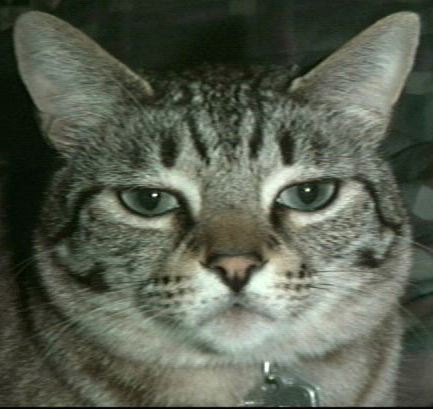
#> input picture nptutorials/assets/cat.jpg, 433 x 409 px
$ python plot.py   (older library calls are emulated)
#> lines starting #> are read from the running program, lines starting #| are printed output that depends on the picture
import numpy as np
import matplotlib.pyplot as plt

from scipy.misc import imread, imresize
# #### Plotting ####
# The most important function in matplotlib is plot which allows you to plot 2D data

x = np.arange(0, 3 * np.pi, 0.1)
y = np.sin(x)

plt.plot(x, y)
plt.show()
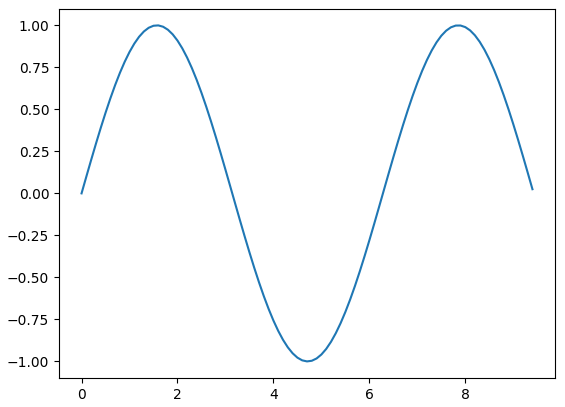
#> figure drawn by matplotlib, 1 panel; curve peaks at x = 1.6, y = 1

# With just a little bit of extra work, we can easily plot multiple lines as once and add a title, legend and axis labels
x = np.arange(0, 3 * np.pi, 0.1)
y_sin = np.sin(x)
y_cos = np.cos(x)

# Plot the points using matplotlib
plt.plot(x, y_sin)
plt.plot(x, y_cos)
plt.xlabel('x axis label')
plt.ylabel('y axis label')
plt.title('Sine and Cosine')
plt.legend(['Sine', 'Cosine'])
plt.show()
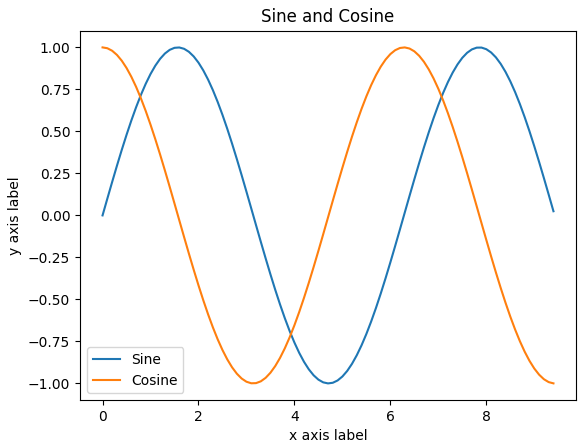
#> figure drawn by matplotlib, 1 panel; curve peaks at x = 1.6, y = 1; curve peaks at x = 0, y = 1

# #### Subplots ####
# You can plot different things in the same figure using the subplot function

x = np.arange(0, 3 * np.pi, 0.1)
y_sin = np.sin(x)
y_cos = np.cos(x)

# Set up a subplot grid that has height 2 and width 1, and set first such subplot as active
plt.subplot(2, 1, 1)
plt.plot(x, y_sin)
plt.title('Sine')

# Set the second subplot as active and make the second plot
plt.subplot(2, 1, 2)
plt.plot(x, y_cos)
plt.title('Cosine')

plt.show()
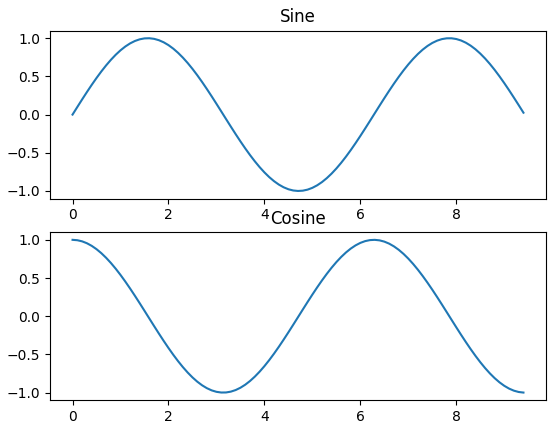
#> figure drawn by matplotlib, 2 panels; panel 1: curve peaks at x = 1.6, y = 1; panel 2: curve peaks at x = 0, y = 1

img = imread('assets/cat.jpg')
#> img is the input picture: shape (409, 433, 3); mean R, G, B 87.9, 94.3, 80.1
img_tinted = img * [1, 0.95, 0.9]

# Activate first subplot
plt.subplot(1, 2, 1)
plt.imshow(img)
# Activate second subplot
plt.subplot(1, 2, 2)
plt.imshow(np.uint8(img_tinted))

# A slight gotcha with imshow is that it might give starnge results if presented with data that is not uint8. To work around
# this, we explicitly cast the image to uint8 before displaying it
plt.show()
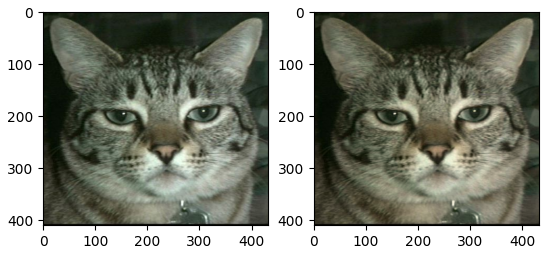
#> figure drawn by matplotlib, 2 panels
